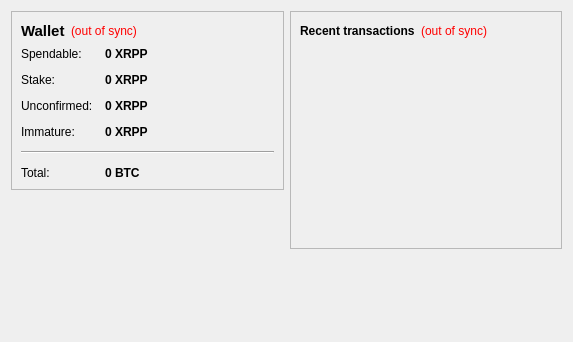
<?xml version="1.0" encoding="UTF-8"?>
<ui version="4.0">
 <class>OverviewPage</class>
 <widget class="QWidget" name="OverviewPage">
  <property name="geometry">
   <rect>
    <x>0</x>
    <y>0</y>
    <width>573</width>
    <height>342</height>
   </rect>
  </property>
  <property name="windowTitle">
   <string>Form</string>
  </property>
  <layout class="QHBoxLayout" name="horizontalLayout" stretch="1,1">
   <item>
    <layout class="QVBoxLayout" name="verticalLayout_2">
     <item>
      <widget class="QFrame" name="frame">
       <property name="frameShape">
        <enum>QFrame::StyledPanel</enum>
       </property>
       <property name="frameShadow">
        <enum>QFrame::Raised</enum>
       </property>
       <layout class="QVBoxLayout" name="verticalLayout_4">
        <item>
         <layout class="QHBoxLayout" name="horizontalLayout_4">
          <item>
           <widget class="QLabel" name="label_5">
            <property name="font">
             <font>
              <pointsize>11</pointsize>
              <weight>75</weight>
              <bold>true</bold>
             </font>
            </property>
            <property name="text">
             <string>Wallet</string>
            </property>
           </widget>
          </item>
          <item>
           <widget class="QLabel" name="labelWalletStatus">
            <property name="toolTip">
             <string>The displayed information may be out of date. Your wallet automatically synchronizes with the RipplePlus network after a connection is established, but this process has not completed yet.</string>
            </property>
            <property name="styleSheet">
             <string notr="true">QLabel { color: red; }</string>
            </property>
            <property name="text">
             <string notr="true">(out of sync)</string>
            </property>
            <property name="alignment">
             <set>Qt::AlignLeading|Qt::AlignLeft|Qt::AlignVCenter</set>
            </property>
           </widget>
          </item>
          <item>
           <spacer name="horizontalSpacer_2">
            <property name="orientation">
             <enum>Qt::Horizontal</enum>
            </property>
            <property name="sizeHint" stdset="0">
             <size>
              <width>40</width>
              <height>20</height>
             </size>
            </property>
           </spacer>
          </item>
         </layout>
        </item>
        <item>
         <layout class="QFormLayout" name="formLayout_2">
          <property name="fieldGrowthPolicy">
           <enum>QFormLayout::AllNonFixedFieldsGrow</enum>
          </property>
          <property name="horizontalSpacing">
           <number>12</number>
          </property>
          <property name="verticalSpacing">
           <number>12</number>
          </property>
          <item row="0" column="0">
           <widget class="QLabel" name="label">
            <property name="text">
             <string>Spendable:</string>
            </property>
           </widget>
          </item>
          <item row="0" column="1">
           <widget class="QLabel" name="labelBalance">
            <property name="font">
             <font>
              <weight>75</weight>
              <bold>true</bold>
             </font>
            </property>
            <property name="cursor">
             <cursorShape>IBeamCursor</cursorShape>
            </property>
            <property name="toolTip">
             <string>Your current spendable balance</string>
            </property>
            <property name="text">
             <string notr="true">0 XRPP</string>
            </property>
            <property name="textInteractionFlags">
             <set>Qt::LinksAccessibleByMouse|Qt::TextSelectableByKeyboard|Qt::TextSelectableByMouse</set>
            </property>
           </widget>
          </item>
          <item row="1" column="0">
           <widget class="QLabel" name="label_6">
            <property name="text">
             <string>Stake:</string>
            </property>
           </widget>
          </item>
          <item row="1" column="1">
           <widget class="QLabel" name="labelStake">
            <property name="font">
             <font>
              <weight>75</weight>
              <bold>true</bold>
             </font>
            </property>
            <property name="cursor">
             <cursorShape>IBeamCursor</cursorShape>
            </property>
            <property name="toolTip">
             <string>Total of coins that was staked, and do not yet count toward the current balance</string>
            </property>
            <property name="text">
             <string notr="true">0 XRPP</string>
            </property>
            <property name="textInteractionFlags">
             <set>Qt::LinksAccessibleByMouse|Qt::TextSelectableByKeyboard|Qt::TextSelectableByMouse</set>
            </property>
           </widget>
          </item>
          <item row="2" column="0">
           <widget class="QLabel" name="label_3">
            <property name="text">
             <string>Unconfirmed:</string>
            </property>
           </widget>
          </item>
          <item row="2" column="1">
           <widget class="QLabel" name="labelUnconfirmed">
            <property name="font">
             <font>
              <weight>75</weight>
              <bold>true</bold>
             </font>
            </property>
            <property name="cursor">
             <cursorShape>IBeamCursor</cursorShape>
            </property>
            <property name="toolTip">
             <string>Total of transactions that have yet to be confirmed, and do not yet count toward the current balance</string>
            </property>
            <property name="text">
             <string notr="true">0 XRPP</string>
            </property>
            <property name="textInteractionFlags">
             <set>Qt::LinksAccessibleByMouse|Qt::TextSelectableByKeyboard|Qt::TextSelectableByMouse</set>
            </property>
           </widget>
          </item>
          <item row="3" column="0">
           <widget class="QLabel" name="labelImmatureText">
            <property name="text">
             <string>Immature:</string>
            </property>
           </widget>
          </item>
          <item row="3" column="1">
           <widget class="QLabel" name="labelImmature">
            <property name="font">
             <font>
              <weight>75</weight>
              <bold>true</bold>
             </font>
            </property>
            <property name="toolTip">
             <string>Mined balance that has not yet matured</string>
            </property>
            <property name="text">
             <string notr="true">0 XRPP</string>
            </property>
            <property name="textInteractionFlags">
             <set>Qt::LinksAccessibleByMouse|Qt::TextSelectableByKeyboard|Qt::TextSelectableByMouse</set>
            </property>
           </widget>
          </item>
          <item row="4" column="0" colspan="2">
           <widget class="Line" name="line">
            <property name="orientation">
             <enum>Qt::Horizontal</enum>
            </property>
           </widget>
          </item>
          <item row="5" column="0">
           <widget class="QLabel" name="labelTotalText">
            <property name="text">
             <string>Total:</string>
            </property>
           </widget>
          </item>
          <item row="5" column="1">
           <widget class="QLabel" name="labelTotal">
            <property name="font">
             <font>
              <weight>75</weight>
              <bold>true</bold>
             </font>
            </property>
            <property name="cursor">
             <cursorShape>IBeamCursor</cursorShape>
            </property>
            <property name="toolTip">
             <string>Your current total balance</string>
            </property>
            <property name="text">
             <string notr="true">0 BTC</string>
            </property>
            <property name="textInteractionFlags">
             <set>Qt::LinksAccessibleByMouse|Qt::TextSelectableByKeyboard|Qt::TextSelectableByMouse</set>
            </property>
           </widget>
          </item>
         </layout>
        </item>
       </layout>
      </widget>
     </item>
     <item>
      <spacer name="verticalSpacer">
       <property name="orientation">
        <enum>Qt::Vertical</enum>
       </property>
       <property name="sizeHint" stdset="0">
        <size>
         <width>20</width>
         <height>40</height>
        </size>
       </property>
      </spacer>
     </item>
    </layout>
   </item>
   <item>
    <layout class="QVBoxLayout" name="verticalLayout_3">
     <item>
      <widget class="QFrame" name="frame_2">
       <property name="frameShape">
        <enum>QFrame::StyledPanel</enum>
       </property>
       <property name="frameShadow">
        <enum>QFrame::Raised</enum>
       </property>
       <layout class="QVBoxLayout" name="verticalLayout">
        <item>
         <layout class="QHBoxLayout" name="horizontalLayout_2">
          <item>
           <widget class="QLabel" name="label_4">
            <property name="text">
             <string>&lt;b&gt;Recent transactions&lt;/b&gt;</string>
            </property>
           </widget>
          </item>
          <item>
           <widget class="QLabel" name="labelTransactionsStatus">
            <property name="toolTip">
             <string>The displayed information may be out of date. Your wallet automatically synchronizes with the RipplePlus network after a connection is established, but this process has not completed yet.</string>
            </property>
            <property name="styleSheet">
             <string notr="true">QLabel { color: red; }</string>
            </property>
            <property name="text">
             <string notr="true">(out of sync)</string>
            </property>
            <property name="alignment">
             <set>Qt::AlignRight|Qt::AlignTrailing|Qt::AlignVCenter</set>
            </property>
           </widget>
          </item>
          <item>
           <spacer name="horizontalSpacer">
            <property name="orientation">
             <enum>Qt::Horizontal</enum>
            </property>
            <property name="sizeHint" stdset="0">
             <size>
              <width>40</width>
              <height>20</height>
             </size>
            </property>
           </spacer>
          </item>
         </layout>
        </item>
        <item>
         <widget class="QListView" name="listTransactions">
          <property name="styleSheet">
           <string notr="true">QListView { background: transparent; }</string>
          </property>
          <property name="frameShape">
           <enum>QFrame::NoFrame</enum>
          </property>
          <property name="verticalScrollBarPolicy">
           <enum>Qt::ScrollBarAlwaysOff</enum>
          </property>
          <property name="horizontalScrollBarPolicy">
           <enum>Qt::ScrollBarAlwaysOff</enum>
          </property>
          <property name="selectionMode">
           <enum>QAbstractItemView::NoSelection</enum>
          </property>
         </widget>
        </item>
       </layout>
      </widget>
     </item>
     <item>
      <spacer name="verticalSpacer_2">
       <property name="orientation">
        <enum>Qt::Vertical</enum>
       </property>
       <property name="sizeHint" stdset="0">
        <size>
         <width>20</width>
         <height>40</height>
        </size>
       </property>
      </spacer>
     </item>
    </layout>
   </item>
  </layout>
 </widget>
 <resources/>
 <connections/>
</ui>
